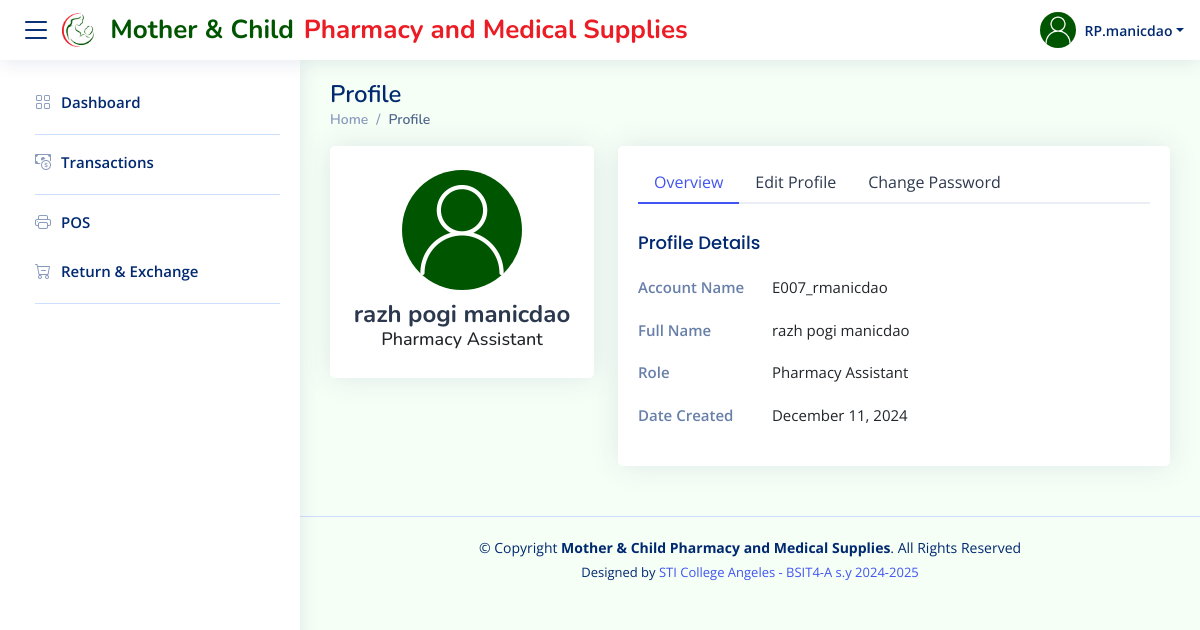
/users/users-profile/users-profile.php (signed in), run on an earlier commit of the app's database.
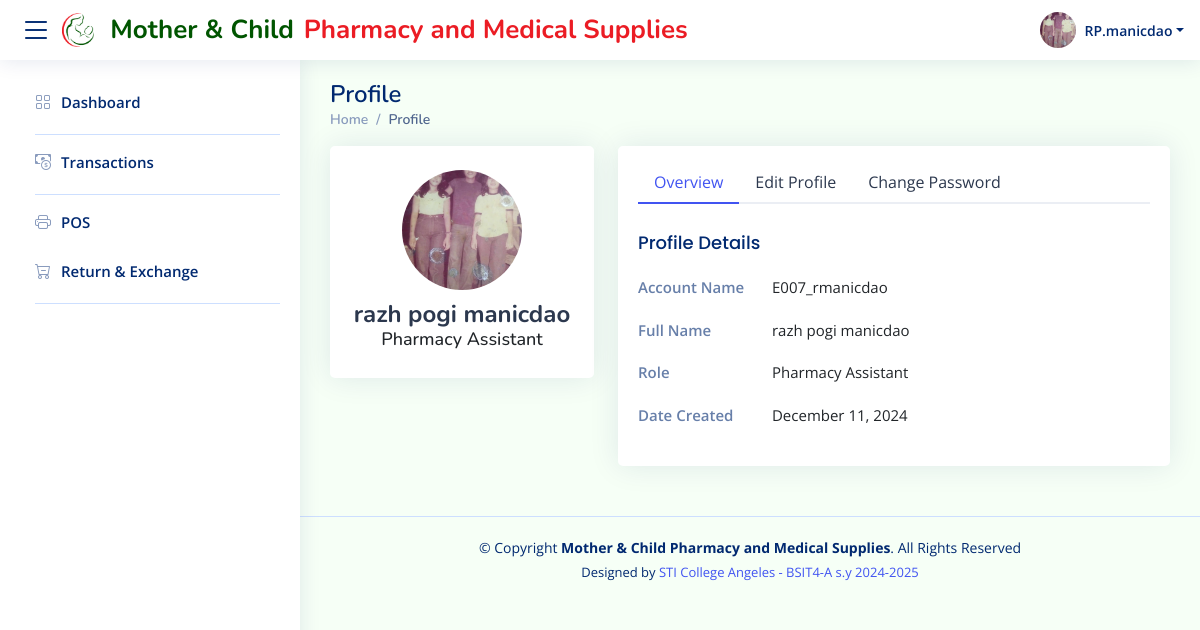
And on a later commit of the database.
### tables this page shows
CREATE TABLE `users` (
  `AccountID` int(10) unsigned NOT NULL AUTO_INCREMENT,
  `employeeName` varchar(255) NOT NULL,
  `employeeLName` varchar(255) NOT NULL,
  `role` varchar(255) NOT NULL,
  `accountName` varchar(255) NOT NULL,
  `password` varchar(255) NOT NULL,
  `picture` text NOT NULL DEFAULT 'profile_icon.png',
  `dateCreated` datetime NOT NULL DEFAULT current_timestamp(),
  `status` varchar(255) NOT NULL DEFAULT 'Active',
  `connected` enum('1','0') NOT NULL DEFAULT '0',
  `SuppliersPerms` enum('on','off') NOT NULL DEFAULT 'off',
  `TransactionsPerms` enum('on','off') NOT NULL DEFAULT 'off',
  `InventoryPerms` enum('on','off') NOT NULL DEFAULT 'off',
  `POSPerms` enum('on','off') NOT NULL DEFAULT 'off',
  `REPerms` enum('on','off') NOT NULL DEFAULT 'off',
  `POPerms` enum('on','off') NOT NULL DEFAULT 'off',
  `UsersPerms` enum('on','off') NOT NULL DEFAULT 'off',
  PRIMARY KEY (`AccountID`),
  UNIQUE KEY `accountName` (`accountName`)
);

### fetchUser.php (called while the page is built, shortened)
<?php
$accountID = $_SESSION['AccountID'];
$servername = "localhost";
$username = "root";
$password = "";
$dbname = "motherchildpharmacy";
$conn = new mysqli($servername, $username, $password, $dbname);
$sql = $conn->prepare("SELECT * FROM users WHERE AccountID = ?");
$sql->bind_param("i", $accountID);
$sql->execute();
$result = $sql->get_result();
if ($result->num_rows > 0) {
    $user = $result->fetch_assoc();
    $employeeName = $user['employeeName'];
    $employeeLName = $user['employeeLName'];
    $role = $user['role'];
    $accountName = $user['accountName'];
    $picture = $user['picture'];
    $dateCreated = $user['dateCreated'];
    $employeeFullName = $employeeName . " " . $employeeLName;
    $nameParts = explode(' ', $employeeFullName);
    $initials = strtoupper($nameParts[0][0]);
    for ($i = 1; $i < count($nameParts) - 1; $i++) {
        $initials .= strtoupper($nameParts[$i][0]);
    }
    $formattedName = $initials . '.' . end($nameParts);
    $dateCreatedFormatted = (new DateTime($dateCreated))->format('F j, Y');
} else {
    $formattedName = "Unknown";
    $role = "Unknown";
    $picture = "resources/img/profile_icon.png";
}
?>

### users/users-profile/users-profile.php (the view, shortened to what this page needs)
<?php include '../../fetchUser.php'; ?>
<!DOCTYPE html>
<html lang="en">
<head>
  <link href="../../resources/vendor/bootstrap/css/bootstrap.min.css" rel="stylesheet">
  <link href="../../resources/vendor/bootstrap-icons/bootstrap-icons.css" rel="stylesheet">
  <link href="../../resources/vendor/boxicons/css/boxicons.min.css" rel="stylesheet">
  <link href="../../resources/vendor/quill/quill.snow.css" rel="stylesheet">
  <link href="../../resources/vendor/quill/quill.bubble.css" rel="stylesheet">
  <link href="../../resources/vendor/remixicon/remixicon.css" rel="stylesheet">
  <link href="../../resources/vendor/simple-datatables/style.css" rel="stylesheet">
  <link href="../../style.css" rel="stylesheet">
  <link href="userprofile_styles.css" rel="stylesheet">
</head>
<body>
  <header id="header" class="header fixed-top d-flex align-items-center">
    <div class="d-flex align-items-center justify-content-between">
      <i class="bi bi-list toggle-sidebar-btn"></i>
      <a href="../../dashboard/dashboard.php" class="logo d-flex align-items-center">
        <img src="../../resources/img/logo.png" alt="">
        <span class="d-none d-lg-block span1">Mother & Child</span>
        <span class="d-none d-lg-block span2">Pharmacy and Medical Supplies</span>
      </a>
    </div>
    <nav class="header-nav ms-auto">
      <ul class="d-flex align-items-center">
        <li class="nav-item dropdown pe-3">
          <a class="nav-link nav-profile d-flex align-items-center pe-0" href="#" data-bs-toggle="dropdown">
            <img src="../../users/uploads/<?php echo htmlspecialchars($picture); ?>" alt="Profile"
              class="rounded-circle">
            <span class="d-none d-md-block dropdown-toggle ps-2"><?php echo htmlspecialchars($formattedName); ?></span>
          </a>
        </li>
      </ul>
    </nav>
  </header>
  <aside id="sidebar" class="sidebar">
    <ul class="sidebar-nav" id="sidebar-nav">
      <li class="nav-item">
        <a class="nav-link collapsed" href="../../dashboard/dashboard.php">
          <i class="bi bi-grid"></i>
          <span>Dashboard</span>
        </a>
      </li>
      <li class="nav-heading"></li>
      <?php if ($_SESSION['TransactionsPerms'] === 'on'): ?>
        <li class="nav-item">
          <a class="nav-link collapsed" href="../../transactions/transactions.php">
            <i class="bi bi-cash-coin"></i>
            <span>Transactions</span>
          </a>
        </li>
      <?php endif; ?>
      <li class="nav-heading"></li>
      <?php if ($_SESSION['POSPerms'] === 'on'): ?>
        <li class="nav-item">
          <a class="nav-link collapsed" href="../../pos/pos.php">
            <i class="bi bi-printer"></i>
            <span>POS</span>
          </a>
        </li>
      <?php endif; ?>
      <?php if ($_SESSION['REPerms'] === 'on'): ?>
        <li class="nav-item">
          <a class="nav-link collapsed" href="../../returnexchange/returnexchange.php">
            <i class="bi bi-cart-dash"></i>
            <span>Return & Exchange</span>
          </a>
        </li>
      <?php endif; ?>
      <li class="nav-heading"></li>
    </ul>
  </aside>
  <main id="main" class="main">
    <div class="pagetitle">
      <h1>Profile</h1>
      <nav>
        <ol class="breadcrumb">
          <li class="breadcrumb-item"><a href="../../dashboard/dashboard.php">Home</a></li>
          <li class="breadcrumb-item active">Profile</li>
        </ol>
      </nav>
    </div>
    <section class="section profile">
      <div class="row">
        <div class="col-xl-4">
          <div class="card">
            <div class="card-body profile-card pt-4 d-flex flex-column align-items-center">
              <img src="../../users/uploads/<?php echo htmlspecialchars($picture); ?>" alt="Profile"
                class="rounded-circle">
              <h2><?php echo htmlspecialchars($employeeFullName); ?></h2>
              <h3><?php echo htmlspecialchars($role); ?></h3>
            </div>
          </div>
        </div>
        <div class="col-xl-8">
          <div class="card">
            <div class="card-body pt-3">
              <ul class="nav nav-tabs nav-tabs-bordered">
                <li class="nav-item">
                  <button class="nav-link active" data-bs-toggle="tab"
                    data-bs-target="#profile-overview">Overview</button>
                </li>
                <li class="nav-item">
                  <button class="nav-link" data-bs-toggle="tab" data-bs-target="#profile-edit">Edit Profile</button>
                </li>
                <li class="nav-item">
                  <button class="nav-link" data-bs-toggle="tab" data-bs-target="#profile-change-password">Change
                    Password</button>
                </li>
              </ul>
              <div class="tab-content pt-2">
                <div class="tab-pane fade show active profile-overview" id="profile-overview">
                  <h5 class="card-title">Profile Details</h5>
                  <div class="row">
                    <div class="col-lg-3 col-md-4 label">Account Name</div>
                    <div class="col-lg-9 col-md-8"><?php echo htmlspecialchars($accountName); ?></div>
                  </div>
                  <div class="row">
                    <div class="col-lg-3 col-md-4 label ">Full Name</div>
                    <div class="col-lg-9 col-md-8"><?php echo htmlspecialchars($employeeFullName); ?></div>
                  </div>
                  <div class="row">
                    <div class="col-lg-3 col-md-4 label">Role</div>
                    <div class="col-lg-9 col-md-8"><?php echo htmlspecialchars($role); ?></div>
                  </div>
                  <div class="row">
                    <div class="col-lg-3 col-md-4 label">Date Created</div>
                    <div class="col-lg-9 col-md-8"><?php echo htmlspecialchars($dateCreatedFormatted); ?></div>
                  </div>
                </div>
              </div>
            </div>
          </div>
        </div>
      </div>
    </section>
  </main>
  <footer id="footer" class="footer">
    <div class="copyright">
      &copy; Copyright <strong><span>Mother & Child Pharmacy and Medical Supplies</span></strong>. All Rights Reserved
    </div>
    <div class="credits">
      Designed by <a href="https://www.sti.edu/campuses-details.asp?campus_id=QU5H">STI College Angeles - BSIT4-A s.y
        2024-2025 </a>
    </div>
  </footer>
</body>
</html>

### style.css (style rules this page uses)
:root { scroll-behavior: smooth; }
body { font-family: "Open Sans", sans-serif; background: #f6fff6; color: #444444; }
a { color: #4154f1; text-decoration: none; }
h1, h2, h3, h4, h5, h6 { font-family: "Nunito", sans-serif; }
#main { margin-top: 60px; padding: 20px 30px; transition: all 0.3s; }
.pagetitle { margin-bottom: 10px; }
.pagetitle h1 { font-size: 24px; margin-bottom: 0; font-weight: 600; color: #012970; }
.card { margin-bottom: 30px; border: none; border-radius: 5px; box-shadow: 0px 0 30px rgba(1, 41, 112, 0.1); }
.card-title { padding: 20px 0 15px 0; font-size: 18px; font-weight: 500; color: #012970; font-family: "Poppins", sans-serif; }
.card-body { padding: 0 20px 20px 20px; }
.breadcrumb { font-size: 14px; font-family: "Nunito", sans-serif; color: #899bbd; font-weight: 600; }
.breadcrumb a { color: #899bbd; transition: 0.3s; }
.breadcrumb .breadcrumb-item::before { color: #899bbd; }
.breadcrumb .active { color: #51678f; font-weight: 600; }
.nav-tabs-bordered { border-bottom: 2px solid #ebeef4; }
.nav-tabs-bordered .nav-link { margin-bottom: -2px; border: none; color: #2c384e; }
.nav-tabs-bordered .nav-link.active { background-color: #fff; color: #4154f1; border-bottom: 2px solid #4154f1; }
.logo { line-height: 1; }
@media (min-width: 1200px) { .logo { width: 630px; } }
.logo img { max-height: 35px; margin-right: 6px; }
.logo span { font-size: 26px; font-weight: 700; font-family: "Nunito", sans-serif; }
.logo .span1 { color: #005500FF; padding: 0 10px; }
.logo .span2 { color: #EB1C24FF; }
.header { transition: all 0.5s; z-index: 997; height: 60px; box-shadow: 0px 2px 20px rgba(1, 41, 112, 0.1); background-color: #fff; padding-left: 20px; }
.header .toggle-sidebar-btn { font-size: 32px; padding-right: 10px; cursor: pointer; color: #012970; }
.header-nav ul { list-style: none; }
.header-nav>ul { margin: 0; padding: 0; }
.header-nav .nav-profile { color: #012970; }
.header-nav .nav-profile img { height: 36px; width: 36px; object-fit: cover; }
.header-nav .nav-profile span { font-size: 14px; font-weight: 600; }
.sidebar { position: fixed; top: 60px; left: 0; bottom: 0; width: 300px; z-index: 996; transition: all 0.3s; padding: 20px; overflow-y: auto; scrollbar-width: thin; scrollbar-color: #aab7cf transparent; box-shadow: 0px 0px 20px rgba(1, 41, 112, 0.1); background-color: #fff; }
@media (min-width: 1200px) { #main, #footer { margin-left: 300px; } }
.nav-heading { border-top: 1px solid #cddfff; }
.sidebar-nav { padding: 0; margin: 0; list-style: none; }
.sidebar-nav li { padding: 0; margin: 0; list-style: none; }
.sidebar-nav .nav-item { margin-bottom: 5px; }
.sidebar-nav .nav-heading { font-size: 11px; text-transform: uppercase; color: #899bbd; font-weight: 600; margin: 10px 0 5px 15px; }
.sidebar-nav .nav-link { display: flex; align-items: center; font-size: 15px; font-weight: 600; color: #4154f1; transition: 0.3; background: #f6f9ff; padding: 10px 15px; border-radius: 4px; }
.sidebar-nav .nav-link i { font-size: 16px; margin-right: 10px; color: #4154f1; }
.sidebar-nav .nav-link.collapsed { color: #012970; background: #fff; }
.sidebar-nav .nav-link.collapsed i { color: #899bbd; }
.profile .profile-card img { height: 120px; width: 120px; object-fit: cover; }
.profile .profile-card h2 { font-size: 24px; font-weight: 700; color: #2c384e; margin: 10px 0 0 0; }
.profile .profile-card h3 { font-size: 18px; }
.profile .profile-overview .row { margin-bottom: 20px; font-size: 15px; }
.profile .profile-overview .card-title { color: #012970; }
.profile .profile-overview .label { font-weight: 600; color: rgba(1, 41, 112, 0.6); }
.footer { padding: 20px 0; font-size: 14px; transition: all 0.3s; border-top: 1px solid #cddfff; }
.footer .copyright { text-align: center; color: #012970; }
.footer .credits { padding-top: 5px; text-align: center; font-size: 13px; color: #012970; }

What changed in the data, as far as the page shows it:
changed users "razh pogi manicdao": picture: a different picture
